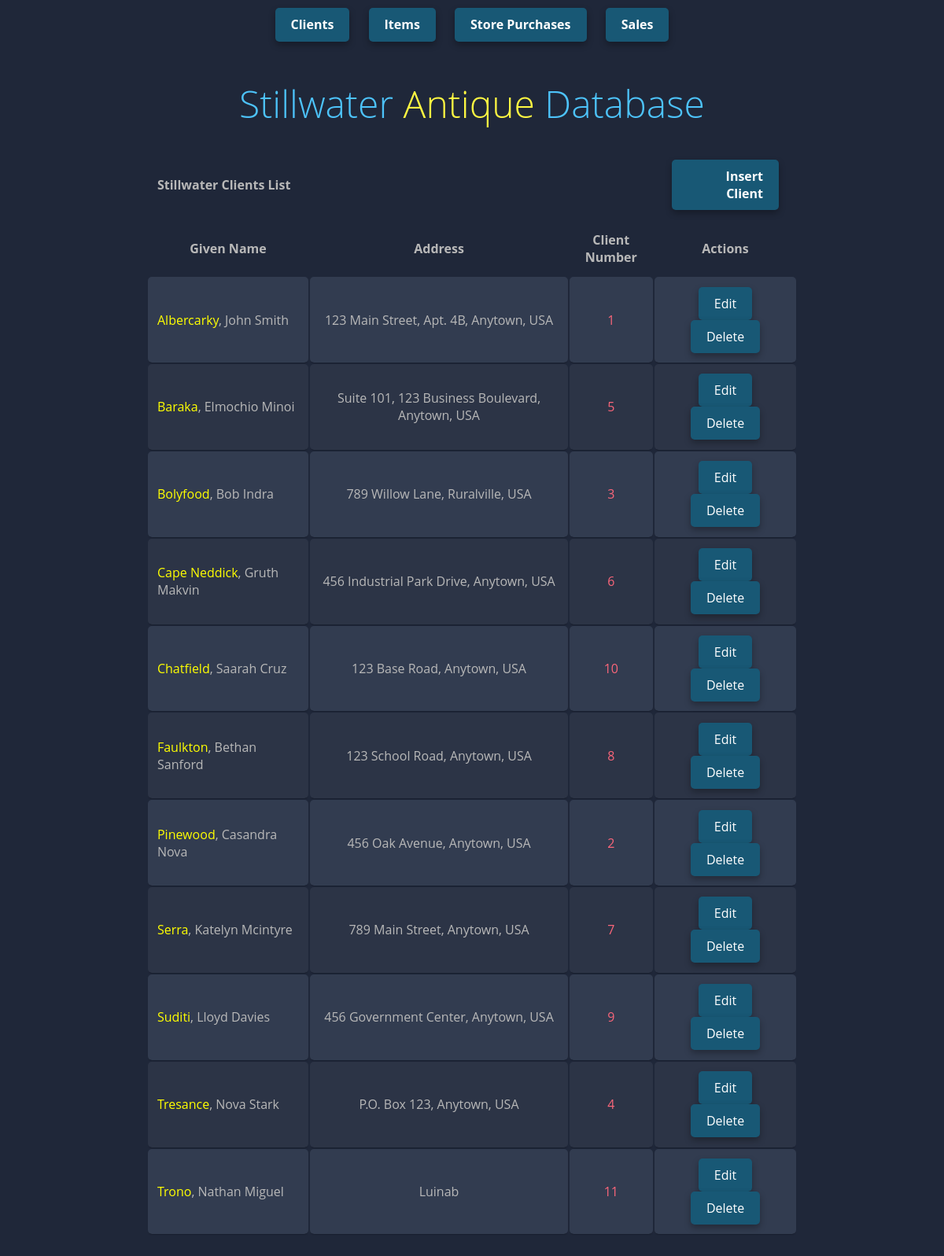
Screenshot of /htdocs/pt5_stillwaterDB/c_list.php with the database file from the repository.
### tables this page shows
CREATE TABLE `allclients` (
  `ClientNumber` bigint(20) unsigned NOT NULL AUTO_INCREMENT,
  `givenName` text DEFAULT NULL,
  `ClientAddress` text DEFAULT NULL,
  `lastName` text DEFAULT NULL,
  PRIMARY KEY (`ClientNumber`)
);

### htdocs/pt5_stillwaterDB/c_list.php (the view, shortened to what this page needs)
<?php
include("nav.php");
include("database.php");
$sql = "SELECT * FROM allclients ORDER BY lastName ASC";
$query = mysqli_query($conn, $sql);
?>
<!DOCTYPE html>
<html lang="en">
<head>
</head>
<link rel="stylesheet" href="css/style.css">
<body>
    <br><br><br>
    <h1><span class="blue"></span>Stillwater<span class="blue"></span> <span class="yellow">Antique</span> Database</h1>
    <form action="c_list.php" method="POST">
        <table class="container" border="0">
            <thead>
                <tr>
                    <th colspan="3">Stillwater Clients List</th>
                    <th class="th">
                        <a href="insert_c.php">Insert Client</a>
                    </th>
                </tr>
                <tr>
                    <th align="center">Given Name</th>
                    <th align="center">Address</th>
                    <th align="center">Client Number</th>
                    <th align="center">Actions</th>
                </tr>
            </thead>
            <tbody>
                <?php
                while ($result = mysqli_fetch_assoc($query)) { ?>
                    <tr>
                        <td align="left" width="25%"><span style="color: yellow;"><?php echo htmlspecialchars($result['lastName']); ?></span>,
                        <?php echo htmlspecialchars($result['givenName']); ?></td>
                        <td align="center" width="40%"><?php echo $result['ClientAddress']; ?></td>
                        <td align="center"><span style="color: #FB667A;"><?php echo $result['ClientNumber']; ?></td>
                        <td align="center" class="td">
                            <a href='update_c.php?action=edit&ClientNumber=<?php echo $result["ClientNumber"]; ?>'>Edit</a>
                            <a href='c_list.php?action=delete&ClientNumber=<?php echo $result["ClientNumber"]; ?>' onclick="return confirm('Are you sure you want to delete this client?');">Delete</a>
                        </td>
                    </tr>
                <?php } ?>
            </tbody>
        </table>
    </form>
</body>
</html>

### htdocs/pt5_stillwaterDB/css/style.css (style rules this page uses)
.th { text-align: right; background-color: #1F2739; }
.th a { display: inline-block; padding: 10px 20px; margin: 0 10px; background-color: #185875; color: white; text-decoration: none; border-radius: 5px; box-shadow: 0 4px 8px rgba(0, 0, 0, 0.3); }
body { font-family: 'Open Sans', sans-serif; font-weight: 300; line-height: 1.42em; color:#b8b8b8; background-color:#1F2739; }
h1 { font-size: 3em; font-weight: 300; line-height: 1em; text-align: center; color: #4DC3FA; }
.yellow { color: #FFF842; }
.container td { border-radius: 5px; font-weight: normal; font-size: 1em; -webkit-box-shadow: 0 2px 2px -2px #0E1119; -moz-box-shadow: 0 2px 2px -2px #0E1119; box-shadow: 0 2px 2px -2px #0E1119; }
.container { text-align: left; width: 80%; margin: 0 auto; display: table; padding: 0 0 8em 0; }
.container td, .container th { padding-bottom: 1.5%; padding-top: 1.5%; padding-left: 1.5%; padding-right: 1.5%; }
.container tr:nth-child(odd) { background-color: #323C50; }
.container tr:nth-child(even) { background-color: #2C3446; }
.container th { background-color: #1F2739; }

### htdocs/pt5_stillwaterDB/c_list.php (style rules this page uses)
.td a[href*="update_c.php"] { display: inline-block; padding: 10px 20px; margin: 0 10px; background-color: #185875; color: white; text-decoration: none; border-radius: 5px; box-shadow: 0 4px 8px rgba(0, 0, 0, 0.3); }
.td a[href*="c_list.php?action=delete"] { display: inline-block; padding: 10px 20px; margin: 0 10px; background-color: #185875; color: white; text-decoration: none; border-radius: 5px; box-shadow: 0 4px 8px rgba(0, 0, 0, 0.3); }
.container { text-align: left; width: 70%; margin: 0 auto; display: table; padding: 0 0 8em 0; }

### rows the page displays
allclients: lastName "Albercarky", givenName "John Smith", ClientAddress "123 Main Street, Apt. 4B, Anytown, USA", ClientNumber "1"
allclients: lastName "Baraka", givenName "Elmochio Minoi", ClientAddress "Suite 101, 123 Business Boulevard, Anytown, USA", ClientNumber "5"
allclients: lastName "Bolyfood", givenName "Bob Indra", ClientAddress "789 Willow Lane, Ruralville, USA", ClientNumber "3"
allclients: lastName "Cape Neddick", givenName "Gruth Makvin", ClientAddress "456 Industrial Park Drive, Anytown, USA", ClientNumber "6"
allclients: lastName "Chatfield", givenName "Saarah Cruz", ClientAddress "123 Base Road, Anytown, USA", ClientNumber "10"
allclients: lastName "Faulkton", givenName "Bethan Sanford", ClientAddress "123 School Road, Anytown, USA", ClientNumber "8"
allclients: lastName "Pinewood", givenName "Casandra Nova", ClientAddress "456 Oak Avenue, Anytown, USA", ClientNumber "2"
allclients: lastName "Serra", givenName "Katelyn Mcintyre", ClientAddress "789 Main Street, Anytown, USA", ClientNumber "7"
allclients: lastName "Suditi", givenName "Lloyd Davies", ClientAddress "456 Government Center, Anytown, USA", ClientNumber "9"
allclients: lastName "Tresance", givenName "Nova Stark", ClientAddress "P.O. Box 123, Anytown, USA", ClientNumber "4"
allclients: lastName "Trono", givenName "Nathan Miguel", ClientAddress "Luinab", ClientNumber "11"
